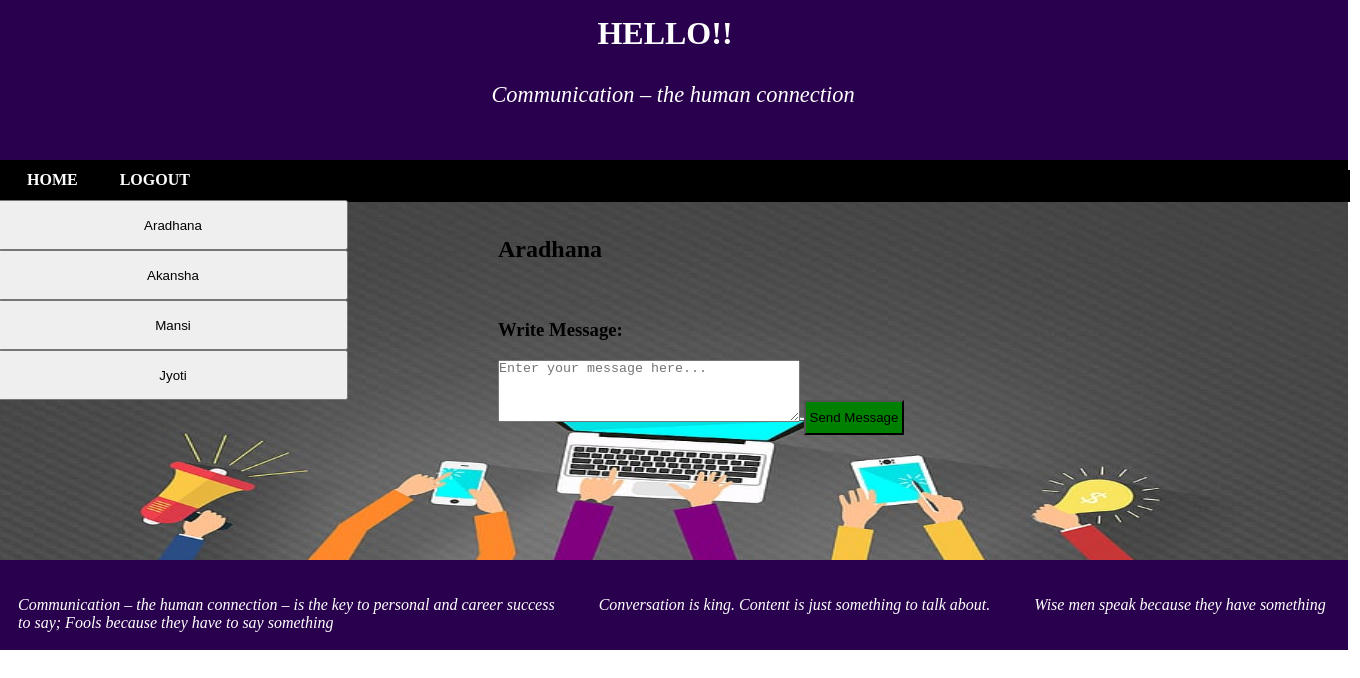
/accounts/5/1/chat/ (signed in), run on an earlier commit of the app's database.
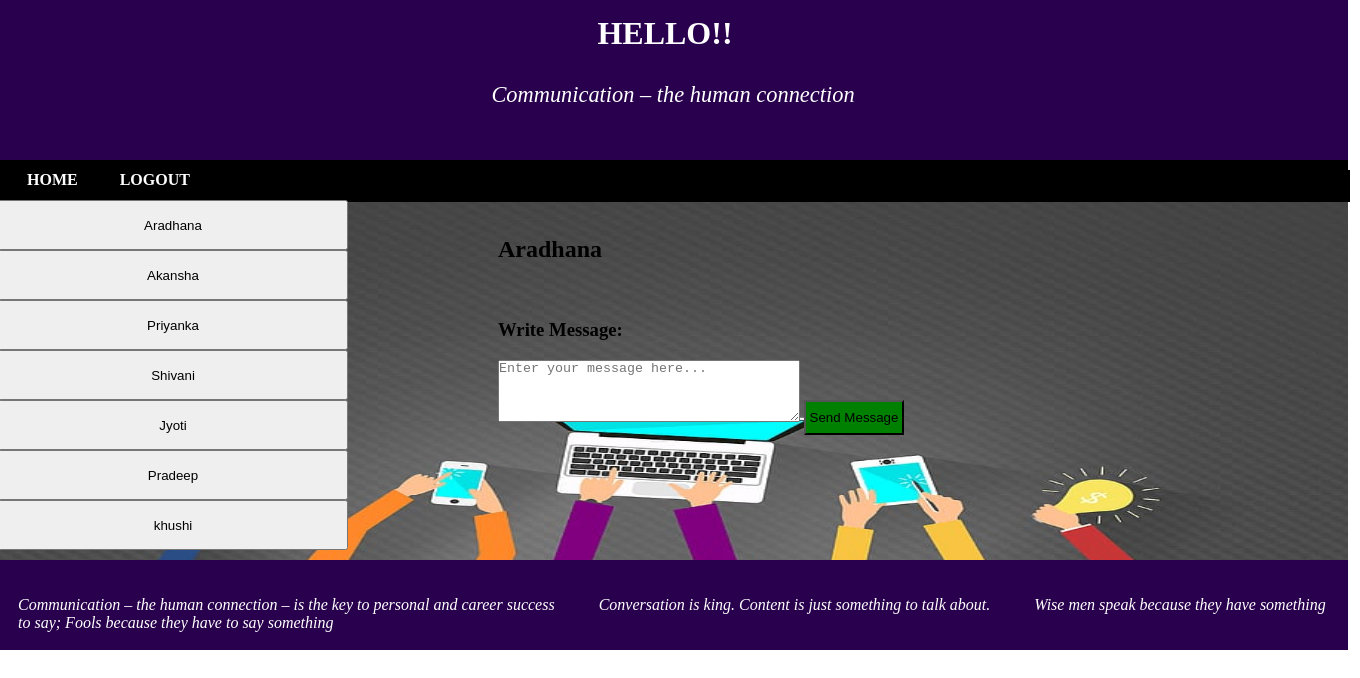
And on a later commit of the database.
### accounts/models.py (models this page shows, shortened)
class Profile(models.Model):
	user = models.OneToOneField(User, on_delete=models.CASCADE, null=True)
	address = models.CharField(max_length=30)
	mobile = models.CharField(max_length=13)
	gender = models.CharField(max_length=6)
	joined_date = models.DateTimeField(auto_now=True, auto_now_add=False, null=True)

### accounts/views.py (the view)
# urls.py: path(r'<s_idx>/<r_idx>/chat/', chat, name="chat"),
def chat(request,s_idx,r_idx):
	profiles = Profile.objects.all()
	sender = Profile.objects.get(user=s_idx)
	receiver = Profile.objects.get(id=r_idx)
	receiver = receiver.user
	sender  = sender.user
	seen = False
	add = 0
	msg = Messages.objects.filter(sender = sender , receiver = receiver)
	r_msg = Messages.objects.filter(sender = receiver , receiver = sender)
	r_name = receiver
	r_seen = False
	r_ex = 0
	if len(r_msg) != 0:
		r_seen = r_msg[0].seen
		r_msg = r_msg[0]
		r_ex = 1
	if len(msg) == 0:
			add = 1
	else:
		msg = msg[0]
		seen = msg.seen
	pro = list()
	for i in profiles:
		if i.user != sender:
			pro.append(i)
	params = {'profiles':pro,'msg': msg,'add':add,'seen':seen,'idx':r_idx,'r_name':r_name,'r_msg':r_msg,'r_seen':r_seen,'r_ex':r_ex}
	return render(request,'accounts/chat.html',params)

### templates/accounts/chat.html (shortened to what this page needs)
<!doctype html>
<html lang="en">
  <head>
    {% load static %}
    <link rel="stylesheet" type="text/css" href="{% static 'accounts/index.css' %}">
  </head>
  <body>
    <div id="wrapper"style="width: 1350px; margin-left: -10px;" >
      <div id="first" style="margin-top: -200px;width: 1350px;float: left;">
        <div id="div11" style="margin-top: 15px;">
        {% if user.is_authenticated %}
        <h1 >HELLO!!  &nbsp;   {{ user.first_name}} </h1>
        <p style="margin-top: 30px;font-size: 1.4em"><i>Communication – the human connection</i></p>
        {% else %}
        <h1 >Secure Communication Using Quantum Key Distribution</h1>
        <p style="margin-top: 30px;font-size: 1.4em"><i>Communication – the human connection</i></p>
        {% endif %}
        </div>
        </div>
      <div id="menu" style="height: 50px;background-color: black;float: left;margin-top: -50px;width: 1350px;">
    <div id="menu4" style="margin-top: 20px;background-color: black; width: 1350px">
      <ul>
      <li><a href="{% url 'home' %}">HOME</a></li>
      {% if user.is_authenticated %}
      <li><a href="{% url 'accounts:logout' %}">LOGOUT</a></li>
      {% else %}
      <li><a href="{% url 'accounts:login' %}">LOGIN</a></li>
      {% endif %}
      </ul>
    </div>
    </div>
    <div id = "div21" style="margin-top:200px; width: 1350px;min-height:360px;height:auto;background-color: green;">
    <div id = "content1" style="min-height:360px;height:auto; width: 500px;  float: left;">
      {% if user.is_authenticated %}
      <table>
      {% for i in profiles %}
      <a href="{% url 'accounts:chat' user.id i.id%}">
      <button style="width:350px; height: 50px;">
      {{i.user}} </button>
      </a><br/>
      {% endfor %}
      </table>
      {% endif %}
    </div>
    <div id ="content2" style="min-height:360px;height:auto; width: 650px;  float: left;">
</h2><br/><br/>
      <h2>{{ r_name}}</h2><br/>
    {% if seen == False %}
      {% if add == 0 %}
      <h3><br/>
      <br/>
      Message : {{msg.s_msg_body}}<br/></h3>
<form method="post" action="{% url 'accounts:reviews' user.id idx add  %}">{% csrf_token %}
  <h3>Write Message:</h3> <textarea name="message" placeholder="Enter your message here..." style="width:300px; height: 60px;"></textarea>
  <button onclick = "#" style="width:100px; height: 35px; background-color: green">Send Message</button>
</form>
    {% else %}
      <form method="post" action="{% url 'accounts:reviews' user.id idx add  %}">{% csrf_token %}
      <h3>Write Message:</h3> <textarea name="message" placeholder="Enter your message here..." style="width:300px; height: 60px;"></textarea>
      <button onclick = "#" style="width:100px; height: 35px; background-color: green">Send Message</button>
      </form>
    {% endif %}
    {% else %}
      <h3><br/>
      <br/>
      Message : {{msg.s_msg_body}}
      </h3>
      <h4>Message Not Seen Yet!!!</h4>
    {% endif %}
    </div>
    </div>
      <div id="footer" style="margin-top: 0px; width:1310px;">
      <p><i><marquee>
      Communication – the human connection – is the key to personal and career success
      &nbsp;&nbsp;&nbsp;&nbsp;&nbsp;&nbsp;&nbsp;&nbsp;&nbsp;
      Conversation is king. Content is just something to talk about.
      &nbsp;&nbsp;&nbsp;&nbsp;&nbsp;&nbsp;&nbsp;&nbsp;&nbsp;
      <h7>Wise men speak because they have something to say; Fools because they have to say something</h7></i></marquee></p>
      </div>
    </div>
    </body>
</html>

### accounts/static/accounts/index.css (style rules this page uses)
* { margin-top: 0px; padding: 0px; }
#div21 { background-image: url("/media/accounts/images/com.jpg"); background-repeat: no-repeat; background-size: 1350px 375px; }
#wrapper { margin-top: 0px; height: auto; width: 1000px; }
#first { position: absolute; height: 160px; width: 1000px; background-color: #28004d; text-align: center; color: white; }
#menu { height: 60px; width: 100%; }
#menu4 { height:30px; border:1px solid black; width:1000px; margin-top: 20px; }
#menu4 ul { list-style-type:none; }
#menu4 ul li { display:inline; padding:10px; margin-left:18px; margin-top: 15px; }
#menu4 ul li a { color:white; text-decoration:none; font-weight:bold; }
#footer { height: 50px; width: 1350px; background-color: #28004d; position: absolute; margin-bottom: : 0px; font-family: Times new roman; color: #ffffff; padding: 20px; }

What changed in the data, as far as the page shows it:
removed Profile: user "Mansi"
added Profile: user "Priyanka"
added Profile: user "Shivani"
added Profile: user "Pradeep"
added Profile: user "khushi"
